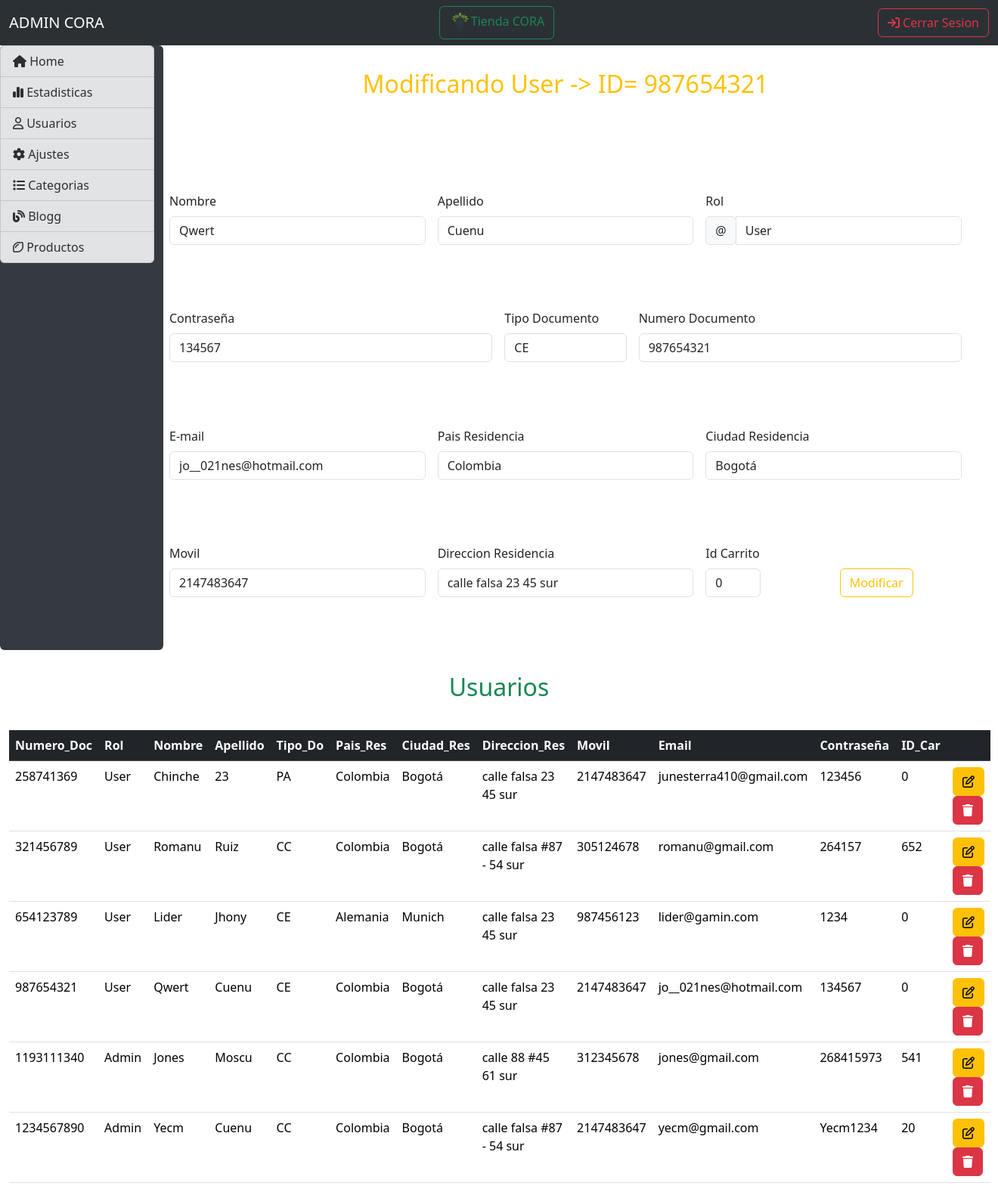
The app's page /Admin/modificar_user.php?num_doc=987654321 with its own data.
### tables this page shows
CREATE TABLE `usuarios` (
  `num_doc` int(11) NOT NULL,
  `rol` varchar(45) DEFAULT NULL,
  `nombre` varchar(45) DEFAULT NULL,
  `apellido` varchar(45) DEFAULT NULL,
  `tipo_doc` varchar(45) DEFAULT NULL,
  `pais_residencia` varchar(45) DEFAULT NULL,
  `ciudad_residencia` varchar(45) DEFAULT NULL,
  `dir_residencia` varchar(45) DEFAULT NULL,
  `celular` int(11) DEFAULT NULL,
  `email` varchar(45) DEFAULT NULL,
  `contraseña` varchar(45) DEFAULT NULL,
  `ID_carrito_de_compras` int(11) NOT NULL
);

### Admin/modificar_user.php (the view, shortened to what this page needs)
<?php
include "../conexiones/conexion.php";
$id=$_GET["num_doc"];
$sql=$conexion ->query("select * from usuarios where num_doc=$id");
?>
<!DOCTYPE html>
<html lang="es">
<head>
    <link href="https://cdn.jsdelivr.net/npm/bootstrap@5.3.3/dist/css/bootstrap.min.css" rel="stylesheet">
</head>
<body>
<nav class="navbar bg-body-tertiary" data-bs-theme="dark">
  <div class="container-fluid">
    <span class="navbar-brand mb-0 h1">ADMIN CORA</span>
    <a href="../landing.php"><button class="btn btn-outline-success"><img src="../imagenes/CORA.png" height="30px" alt="">Tienda CORA</button></a>
    <a href="../conexiones/cerrarAdmin.php"><button class="btn btn-outline-danger"><i class="fa-solid fa-arrow-right-to-bracket"></i> Cerrar Sesion</button></a>
  </div>
</nav>
<div class="container-fluid row">
<div class="list-group col-2" style=" background-color: #343a40;height: 100vh;">
  <a href="home.php" class="list-group-item list-group-item-action list-group-item-secondary"><i class="fa-solid fa-house"></i> Home</a></li></a>
  <a href="estadisticas.php" class="list-group-item list-group-item-action list-group-item-secondary"><i class="fa-solid fa-chart-simple"></i></i> Estadisticas</a></li></a>
  <a href="users.php" class="list-group-item list-group-item-action list-group-item-secondary"><i class="fa-regular fa-user"></i> Usuarios</a></li></a>
  <a href="#" class="list-group-item list-group-item-action list-group-item-secondary"><i class="fa-solid fa-gear"></i> Ajustes</li></a>
  <a href="#" class="list-group-item list-group-item-action list-group-item-secondary"><i class="fa-solid fa-list"></i> Categorias</li></a>
  <a href="blogg.php" class="list-group-item list-group-item-action list-group-item-secondary"><i class="fa-solid fa-blog"></i></i> Blogg</li></li></a>
  <a href="#" class="list-group-item list-group-item-action list-group-item-secondary"><i class="fa-regular fa-lemon"></i> Productos</li></li></a>
</div>
<form class="row g-3 needs-validation; col-10" method="POST">
<h2 class="text-center text-warning" style="padding-bottom: 30px;"> Modificando User -> ID= <?=$id?></h2>
<?php
while ($datos=$sql->fetch_object()) {?>
 <div class="col-md-4">
    <label for="validationCustom01" class="form-label">Nombre</label>
    <input type="text" class="form-control" name="nombre_A" value="<?=$datos->nombre?>">
  </div>
  <div class="col-md-4">
    <label for="validationCustom02" class="form-label">Apellido</label>
    <input type="text" class="form-control" name="apellido_A" value="<?=$datos->apellido?>">
  </div>
  <div class="col-md-4">
    <label for="validationCustomUsername" class="form-label">Rol</label>
    <div class="input-group has-validation">
      <span class="input-group-text" id="inputGroupPrepend">@</span>
      <input type="text" class="form-control" name="rol_A" value="<?=$datos->rol?>">
    </div>
  </div>
  <div class="col-md-5">
    <label for="validationCustom03" class="form-label">Contraseña</label>
    <input type="text" class="form-control" name="contraseña_A" value="<?=$datos->contraseña?>">
  </div>
  <div class="col-md-2">
    <label for="validationCustom04" class="form-label">Tipo Documento</label>
    <input type="text" class="form-control" name="tip_doc_A" value="<?=$datos->tipo_doc?>">
  </div>
  <div class="col-md-5">
    <label for="validationCustom05" class="form-label">Numero Documento</label>
    <input type="number" class="form-control" name="Numero_doc_A" value="<?=$datos->num_doc?>">
  </div>
  <div class="col-md-4">
    <label for="validationCustom05" class="form-label">E-mail</label>
    <input type="email" class="form-control" name="email_A" value="<?=$datos->email?>">
  </div>
  <div class="col-md-4">
    <label for="validationCustom05" class="form-label">Pais Residencia</label>
    <input type="text" class="form-control" name="pais_re_A" value="<?=$datos->pais_residencia?>">
  </div>
  <div class="col-md-4">
    <label for="validationCustom05" class="form-label">Ciudad Residencia</label>
    <input type="text" class="form-control" name="ciudad_re_A" value="<?=$datos->ciudad_residencia?>">
  </div>
  <div class="col-md-4">
    <label for="validationCustom05" class="form-label">Movil</label>
    <input type="number" class="form-control" name="movil_A" value="<?=$datos->celular?>">
  </div>
  <div class="col-md-4">
    <label for="validationCustom05" class="form-label">Direccion Residencia</label>
    <input type="text" class="form-control" name="direcc_re_A" value="<?=$datos->dir_residencia?>">
  </div>
  <div class="col-md-1 ">
    <label for="validationCustom05" class="form-label">Id Carrito</label>
    <input type="text" class="form-control" name="idcarrito" value="<?=$datos->ID_carrito_de_compras?>">
  </div>
  <div class="col-md-2 offset-md-1 " style="padding-top:32px;">
    <button class="btn btn-outline-warning" name="btn_modificar" value="ok" type="submit">Modificar</button>
  </div>
    </div>
    <h2 class="text-center text-success" style="padding: 30px;">Usuarios</h2>
    <div class="container-fluid">
  <table class="table">
  <thead class="table-dark">
    <tr>
      <th scope="col">Numero_Doc</th>
      <th scope="col">Rol</th>
      <th scope="col">Nombre</th>
      <th scope="col">Apellido</th>
      <th scope="col">Tipo_Do</th>
      <th scope="col">Pais_Res</th>
      <th scope="col">Ciudad_Res</th>
      <th scope="col">Direccion_Res</th>
      <th scope="col">Movil</th>
      <th scope="col">Email</th>
      <th scope="col">Contraseña</th>
      <th scope="col">ID_Car</th>
      <th scope="col"></th>
    </tr>
  </thead>
  <tbody>
    <?php
       include "../conexiones/conexion.php";
        $sql=$conexion->query("select * from usuarios");
        while ($datos=$sql->fetch_object()){?>
          <tr>
        <td><?=$datos->num_doc ?></td>
          <td><?=$datos->rol ?></td>
          <td><?=$datos->nombre ?></td>
          <td><?= $datos->apellido?></td>
          <td><?=$datos->tipo_doc ?></td>
          <td><?=$datos->pais_residencia?></td>
          <td><?=$datos->ciudad_residencia?></td>
          <td><?=$datos->dir_residencia?></td>
          <td><?=$datos->celular?></td>
          <td><?=$datos->email?></td>
          <td><?=$datos->contraseña?></td>
          <td><?=$datos->ID_carrito_de_compras?></td>
          <td>
          <a href="modificar_user.php?num_doc=<?=$datos->num_doc?>" class="btn btn-small btn-warning"><i class="fa-regular fa-pen-to-square"></i></a>
          <a onclick="return eliminar()" href="users.php?num_doc=<?=$datos->num_doc?>" class="btn btn-small btn-danger"><i class="fa-solid fa-trash"></i></a>
        </td>
        </tr>
          <?php
        }
    }?>
  </tbody>
</table>
</div>
</body>
</html>

### records on screen
usuarios: nombre_A "Qwert", apellido_A "Cuenu", rol_A "User", contraseña_A "134567", tip_doc_A "CE", Numero_doc_A "987654321", email_A "jo__021nes@hotmail.com", pais_re_A "Colombia", ciudad_re_A "Bogotá", movil_A "2147483647", direcc_re_A "calle falsa 23 45 sur", idcarrito "0", num_doc "987654321", rol "User", nombre "Qwert", apellido "Cuenu", tipo_doc "CE", pais_residencia "Colombia", ciudad_residencia "Bogotá", dir_residencia "calle falsa 23 45 sur", celular "2147483647", email "jo__021nes@hotmail.com", contraseña "134567", ID_carrito_de_compras "0"
usuarios: num_doc "258741369", rol "User", nombre "Chinche", apellido "23", tipo_doc "PA", pais_residencia "Colombia", ciudad_residencia "Bogotá", dir_residencia "calle falsa 23 45 sur", celular "2147483647", email "junesterra410@gmail.com", contraseña "123456", ID_carrito_de_compras "0"
usuarios: num_doc "321456789", rol "User", nombre "Romanu", apellido "Ruiz", tipo_doc "CC", pais_residencia "Colombia", ciudad_residencia "Bogotá", dir_residencia "calle falsa #87 - 54 sur", celular "305124678", email "romanu@gmail.com", contraseña "264157", ID_carrito_de_compras "652"
usuarios: num_doc "654123789", rol "User", nombre "Lider", apellido "Jhony", tipo_doc "CE", pais_residencia "Alemania", ciudad_residencia "Munich", dir_residencia "calle falsa 23 45 sur", celular "987456123", email "lider@gamin.com", contraseña "1234", ID_carrito_de_compras "0"
usuarios: num_doc "1193111340", rol "Admin", nombre "Jones", apellido "Moscu", tipo_doc "CC", pais_residencia "Colombia", ciudad_residencia "Bogotá", dir_residencia "calle 88 #45 61 sur", celular "312345678", email "jones@gmail.com", contraseña "268415973", ID_carrito_de_compras "541"
usuarios: num_doc "1234567890", rol "Admin", nombre "Yecm", apellido "Cuenu", tipo_doc "CC", pais_residencia "Colombia", ciudad_residencia "Bogotá", dir_residencia "calle falsa #87 - 54 sur", celular "2147483647", email "yecm@gmail.com", contraseña "Yecm1234", ID_carrito_de_compras "20"

### other values on screen
$id "987654321"
